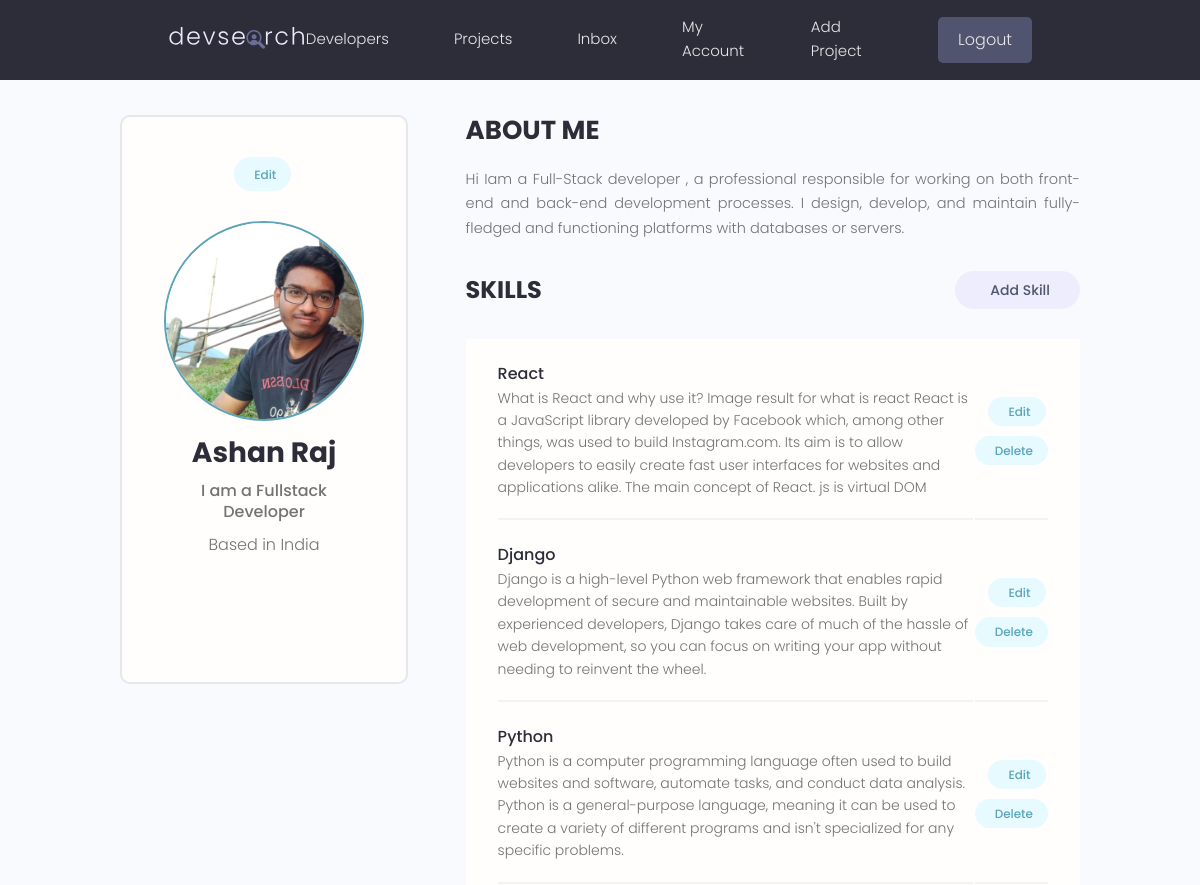
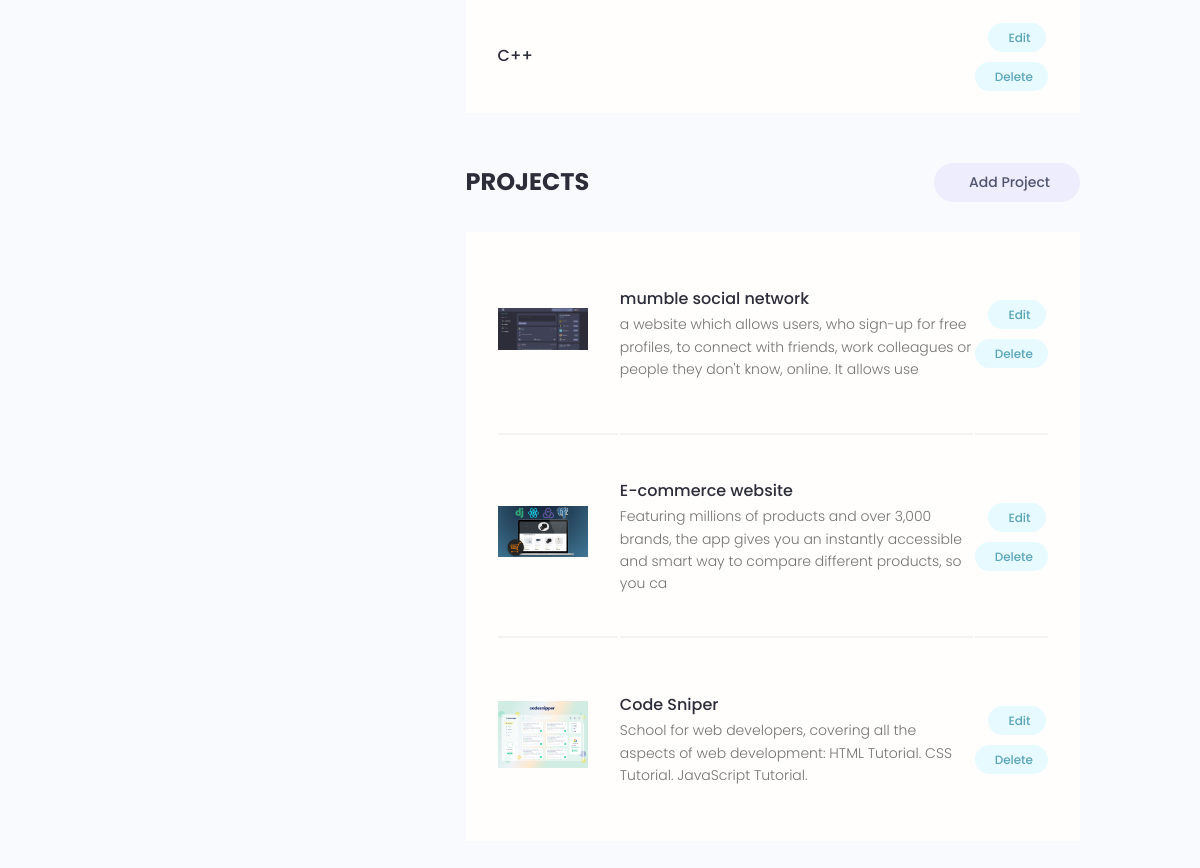
The app's page /account/ (signed in) with its own data (2 pictures, top to bottom).
### users/models.py (models this page shows, shortened)
class Profile(models.Model):
    user = models.OneToOneField(
        User, on_delete=models.CASCADE, null=True, blank=True)
    name = models.CharField(max_length=200, blank=True, null=True)
    email = models.EmailField(max_length=500, blank=True, null=True)
    username = models.CharField(max_length=200, blank=True, null=True)
    location = models.CharField(max_length=200, blank=True, null=True)
    short_intro = models.CharField(max_length=200, blank=True, null=True)
    bio = models.TextField(blank=True, null=True)
    profile_image = models.ImageField(
        null=True, blank=True, upload_to='profiles/', default="profiles/user-default.png")
    social_github = models.CharField(max_length=200, blank=True, null=True)
    social_twitter = models.CharField(max_length=200, blank=True, null=True)
    social_linkedin = models.CharField(max_length=200, blank=True, null=True)
    social_youtube = models.CharField(max_length=200, blank=True, null=True)
    social_website = models.CharField(max_length=200, blank=True, null=True)
    created = models.DateTimeField(auto_now_add=True)
    id = models.UUIDField(default=uuid.uuid4, unique=True,
                          primary_key=True, editable=False)

class Skill(models.Model):
    owner = models.ForeignKey(
        Profile, on_delete=models.CASCADE, null=True, blank=True)
    name = models.CharField(max_length=200, blank=True, null=True)
    description = models.TextField(null=True, blank=True)
    created = models.DateTimeField(auto_now_add=True)
    id = models.UUIDField(default=uuid.uuid4, unique=True,
                          primary_key=True, editable=False)

### projects/models.py (models this page shows, shortened)
class Project(models.Model):
    owner = models.ForeignKey(
        Profile, null=True, blank=True, on_delete=models.SET_NULL)
    title = models.CharField(max_length=200)
    description = models.TextField(null=True, blank=True)
    featured_image = models.ImageField(
        null=True, blank=True, default="default.jpg")
    demo_link = models.CharField(max_length=2000, null=True, blank=True)
    source_link = models.CharField(max_length=2000, null=True, blank=True)
    tags = models.ManyToManyField('Tag', blank=True)
    vote_total = models.IntegerField(default=0, null=True, blank=True)
    vote_ratio = models.IntegerField(default=0, null=True, blank=True)
    created = models.DateTimeField(auto_now_add=True)
    id = models.UUIDField(default=uuid.uuid4, unique=True,
                          primary_key=True, editable=False)
    class Meta:
        ordering =['-vote_ratio','-vote_total','title']

### users/views.py (the view)
# urls.py: path('account/', views.userAccount, name="account"),
@login_required(login_url='login')
def userAccount(request):
    profile = request.user.profile
    skills = profile.skill_set.all()
    projects = profile.project_set.all()
    context = {'profile': profile, 'skills': skills, 'projects': projects}
    return render(request, 'users/account.html', context)

### users/templates/users/account.html (shortened to what this page needs)
{% extends 'main.html' %}
{% block content %}
  <main class="settingsPage profile my-md">
    <div class="container">
      <div class="layout">
        <div class="column column--1of3">
          <div class="card text-center">
            <div class="card__body dev">
              <a class="tag tag--pill tag--main settings__btn" href="{% url 'edit-account' %}"> Edit</a>
              <img class="avatar avatar--xl dev__avatar" src="{{profile.profile_image.url}}" />
              <h2 class="dev__name">{{profile.name}}</h2>
              <p class="dev__title">{{profile.short_intro}}</p>
              <p class="dev__location">Based in {{profile.location}}</p>
              <ul class="dev__social">
            </ul>
            </div>
          </div>
        </div>
        <div class="column column--2of3">
          <div class="devInfo">
            <h3 class="devInfo__title">About Me</h3>
            <p class="devInfo__about">
             {{profile.bio}}
            </p>
          </div>
          <div class="settings">
            <h3 class="settings__title">Skills</h3>
            <a class="tag tag--pill tag--sub settings__btn tag--lg" href="{% url 'create-skill' %}"> Add Skill</a>
          </div>
          <table class="settings__table">
            {% for skill in skills %}
            <tr>
              <td class="settings__tableInfo">
                <h4>{{skill.name}}</h4>
                <p>
                  {{skill.description}}
                </p>
              </td>
              <td class="settings__tableActions">
                <a class="tag tag--pill tag--main settings__btn" href="{% url 'update-skill' skill.id %}"> Edit</a>
                <a class="tag tag--pill tag--main settings__btn" href="{% url 'delete-skill' skill.id %}?next=/account">
                  Delete</a>
              </td>
            </tr>
            {% endfor %}
          </table>
          <div class="settings">
            <h3 class="settings__title">Projects</h3>
            <a class="tag tag--pill tag--sub settings__btn tag--lg" href="{% url 'create-project' %}"> Add Project</a>
          </div>
          <table class="settings__table">
            {% for project in projects %}
            <tr>
              <td class="settings__thumbnail">
                <a href="{% url 'project' project.id %} "><img src="{{project.featured_image.url}}" alt="Project Thumbnail" /></a>
              </td>
              <td class="settings__tableInfo">
                <a href="{% url 'project' project.id %} ">{{project.title}}</a>
                <p>
                 {{project.description|slice:"150"}}
                </p>
              </td>
              <td class="settings__tableActions">
                <a class="tag tag--pill tag--main settings__btn" href="{% url 'update-project' project.id %}"> Edit</a>
                <a class="tag tag--pill tag--main settings__btn" href="{% url 'delete-project' project.id %}?next=/account">
                  Delete</a>
              </td>
            </tr>
            {% endfor %}
          </table>
        </div>
      </div>
    </div>
  </main>
{%endblock content  %}

### static/styles/app.css (style rules this page uses)
:root { --color-sub: #2d2d39; }
.card { border: 2px solid var(--color-light); }
img { width: 100%; }
.profile .card > .dev { padding: 4rem; }
.dev__avatar { display: block; margin: auto; }
.dev__name { color: var(--color-sub); font-size: 2.8rem; font-weight: 700; margin-top: 1rem; margin-bottom: 0.5rem; }
.dev__title { font-size: 1.6rem; font-weight: 500; line-height: 1.3; }
.dev__location { margin-top: 1rem; }
.dev__social { margin: 3rem 0; list-style: none; display: flex; justify-content: center; gap: 1.5rem; }
.devInfo { margin-bottom: 3rem; }
.devInfo__title, .devInfo__subtitle { font-size: 2.6rem; color: var(--color-sub); text-transform: uppercase; font-weight: 700; margin-bottom: 1.5rem; }
.devInfo__about, .devSkill__info { font-size: 1.45rem; line-height: 1.7; text-align: justify; }
.settingsPage .dev > .settings__btn { display: inline-block; margin-bottom: 3rem; }
.settings { display: flex; justify-content: space-between; align-items: center; }
.settings__title { font-size: 2.4rem; text-transform: uppercase; font-weight: 700; color: var(--color-sub); }
.settings__table { margin-top: 3rem; margin-bottom: 5rem; padding: 0 3rem; background: var(--color-white); }
.settings__table tr { width: 100%; }
.settings__table tr > td { padding: 2rem 0; }
.settings__table tr:not(:last-child) td { border-bottom: 2px solid var(--color-white-light); }
.settings__thumbnail { width: 23%; min-width: 10rem; }
.settings__thumbnail img { padding-right: 3rem; height: 15rem; object-fit: contain; }
.settings__tableInfo { width: 100%; }
.settings__tableInfo h4, .settings__tableInfo a { padding-right: 1rem; width: auto; font-size: 1.6rem; font-weight: 500; color: var(--color-sub); }
.settings__tableInfo p { font-size: 1.4rem; }
.settings__tableActions { text-align: right; }

### static/uikit/styles/modules/_variables.css (style rules this page uses)
:root { --color-main: #5aa5b9; --color-main-light: #e6faff; --color-sub: #3f4156; --color-sub-light: #51546e; --color-sub-lighter: #ededfd; --color-text: #737373; --color-gray: #8b8b8b; --color-light: #e5e7eb; --color-light-gray: #767676; --color-bg: #f8fafd; --color-white: #fffefd; --color-white-light: #f3f3f3; --color-success: #359e64; --color-success-bg: #def8e8; --color-error: #fc4b0b; --color-error-bg: #fff2ee; --font-base: 'Poppins', arial, helvetica, 'Segoe UI', roboto, ubuntu, sans-serif; --font-monospace: 'Fira Code', 'Courier New', courier, monospace; --font-regular: 300; --font-medium: 500; --font-bold: 700; --generic-shadow: 1px 1px 5px #00000010; --generic-transition: all 0.3s ease-in-out; }

### static/uikit/styles/modules/_base.css (style rules this page uses)
* { margin: 0; padding: 0; box-sizing: border-box; text-rendering: optimizeLegibility; color: inherit; font-size: inherit; }
html { font-size: 50%; }
@media only screen and (min-width: 480px) { html { font-size: 56.25%; } }
@media only screen and (min-width: 1200px) { html { font-size: 62.5%; } }
body { line-height: 1.6; font-weight: 400; font-size: 1.5rem; color: var(--color-text); background-color: var(--color-bg); min-height: 100vh; }

### static/uikit/styles/modules/_typography.css (style rules this page uses)
* { font-family: var(--font-base); }
h2 { font-size: 3.6rem; font-weight: var(--font-bold); }
h3 { font-size: 3.2rem; font-weight: var(--font-medium); }
h4 { font-size: 2.8rem; font-weight: var(--font-medium); }
p, span, strong { font-size: 1.6rem; color: var(--color-text); font-weight: var(--font-regular); }
a { padding-bottom: 2px; text-decoration: none; display: inline-block; color: var(--color-main); font-weight: var(--font-medium); }

### static/uikit/styles/modules/_utilities.css (style rules this page uses)
.container { width: 92%; max-width: 165rem; margin: 0 auto; box-sizing: border-box; }
@media screen and (min-width: 1000px) { .container { width: 90%; } }
@media screen and (min-width: 1200px) { .container { width: 80%; } }
.text-center { text-align: center; }
.my-md { margin: 3rem auto; }

### static/uikit/styles/modules/_avatar.css (style rules this page uses)
.avatar { border-radius: 50%; border: 2px solid var(--color-main); object-fit: cover; }
.avatar--xl { height: 20rem; width: 20rem; }

### static/uikit/styles/modules/_card.css (style rules this page uses)
.card { border-radius: 1rem; background-color: var(--color-white); border: 1.5px solid var(--color-light); width: auto; height: auto; margin-top: 0.5rem; margin-bottom: 0.5rem; overflow: hidden; }
.card__body, .card__header { padding: 2rem 2.5rem; }

### static/uikit/styles/modules/_layout.css (style rules this page uses)
.layout { display: flex; flex-flow: row wrap; justify-content: space-between; }
.layout > .column { margin-bottom: 3rem; }
.layout > .column.column--1of3 { flex-basis: 30%; }
.layout > .column.column--2of3 { flex-basis: 64%; }

### records on screen
Profile: profile_image (picture), name "Ashan Raj", short_intro "I am a Fullstack Developer", location "India", bio "Hi Iam a Full-Stack developer , a professional responsible for working on both front-end and back-end development processes. I design, develop, and maintain fully-fledged and functioning platforms with databases or servers."
Skill: name "React", description "What is React and why use it? Image result for what is react React is a JavaScript library developed by Facebook which, among other things, was used to build Instagram.com. Its aim is to allow developers to easily create fast user interfaces for websites and applications alike. The main concept of React. js is virtual DOM"
Skill: name "Django", description "Django is a high-level Python web framework that enables rapid development of secure and maintainable websites. Built by experienced developers, Django takes care of much of the hassle of web development, so you can focus on writing your app without needing to reinvent the wheel."
Skill: name "Python", description "Python is a computer programming language often used to build websites and software, automate tasks, and conduct data analysis. Python is a general-purpose language, meaning it can be used to create a variety of different programs and isn't specialized for any specific problems."
Skill: name "C++"
Project: featured_image (picture), title "mumble social network", description "a website which allows users, who sign-up for free profiles, to connect with friends, work colleagues or people they don't know, online. It allows use"
Project: featured_image (picture), title "E-commerce website", description "Featuring millions of products and over 3,000 brands, the app gives you an instantly accessible and smart way to compare different products, so you ca"
Project: featured_image (picture), title "Code Sniper", description "School for web developers, covering all the aspects of web development: HTML Tutorial. CSS Tutorial. JavaScript Tutorial."
